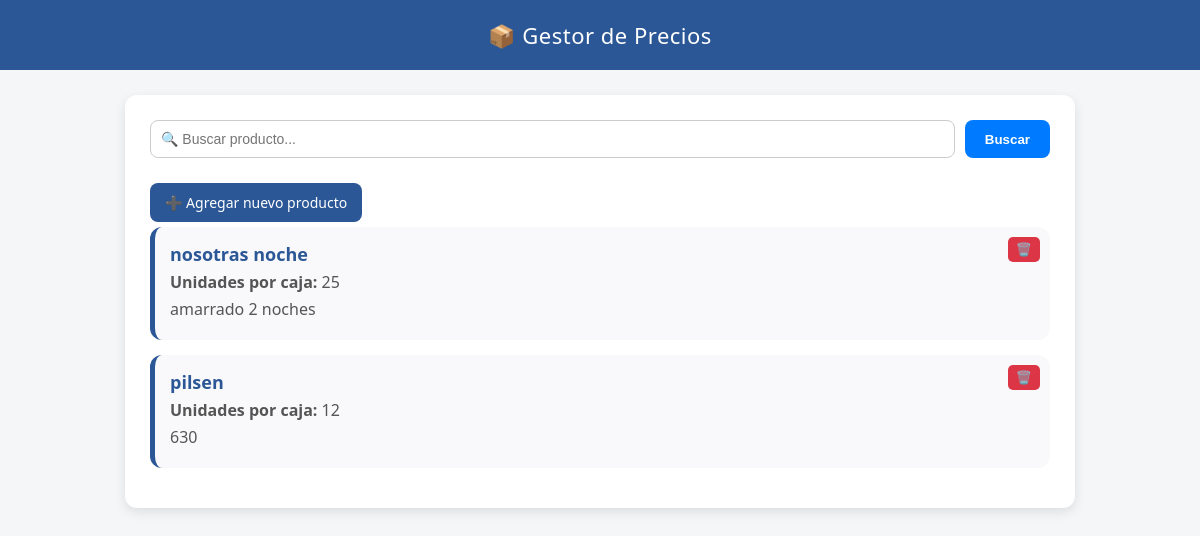
The page / on the database its author committed.
### tables this page shows
CREATE TABLE "productos" (
    id INTEGER PRIMARY KEY AUTOINCREMENT,
    nombre TEXT UNIQUE,
    descripcion TEXT,
    precio_caja REAL,
    unidades_por_caja INTEGER,
    precio_unitario REAL
);

### app.py (the view)
@app.route("/")
def index():
    search = request.args.get("search", "")
    conn = conectar()
    if search:
        productos = ejecutar_sql(conn,
            "SELECT * FROM productos WHERE nombre LIKE ? OR descripcion LIKE ? ORDER BY nombre ASC",
            (f"%{search}%", f"%{search}%"),
            fetch=True
        )
    else:
        productos = ejecutar_sql(conn, "SELECT * FROM productos ORDER BY nombre ASC", fetch=True)
    conn.close()
    return render_template("index.html", productos=productos, search=search)

### app.py (called while the page is built)
def conectar():
    conn = sqlite3.connect("productos.db")
    conn.row_factory = sqlite3.Row
    return conn

def ejecutar_sql(conn, query, params=(), fetch=False):
    cur = conn.cursor()
    cur.execute(query, params)
    if fetch:
        return cur.fetchall()
    conn.commit()
    return None

### templates/index.html (shortened to what this page needs)
<!DOCTYPE html>
<html lang="es">
<head>
</head>
<body>
    <header>📦 Gestor de Precios</header>
    <div class="container">
        <form method="get" action="/">
            <input
                type="text"
                name="search"
                placeholder="🔍 Buscar producto..."
                value="{{ search }}"
            >
            <button type="submit">Buscar</button>
        </form>
        <a href="/agregar" class="btn">➕ Agregar nuevo producto</a>
        {% if productos|length > 0 %}
            {% for producto in productos %}
                <div class="product-card">
                    <button class="delete-btn" onclick="eliminarProducto('{{ producto['id'] }}')">🗑️</button>
                    <a href="/detalle/{{ producto['id'] }}" style="text-decoration:none; color:inherit;">
                        <h2>{{ producto['nombre'] }}</h2>
                        <p><strong>Unidades por caja:</strong> {{ producto['unidades_por_caja'] }}</p>
                        <p>{{ producto['descripcion'] or "Sin descripción" }}</p>
                    </a>
                </div>
            {% endfor %}
        {% else %}
            <p class="no-data">Aún no hay productos registrados.</p>
        {% endif %}
    </div>
</body>
</html>

### templates/index.html (style rules this page uses)
body { font-family: 'Segoe UI', Arial, sans-serif; background-color: #f4f6f8; margin: 0; padding: 0; }
header { background-color: #2b5797; color: white; text-align: center; padding: 20px; font-size: 22px; letter-spacing: 0.5px; }
.container { max-width: 900px; margin: 25px auto; background: white; border-radius: 12px; padding: 25px; box-shadow: 0 4px 12px rgba(0,0,0,0.1); }
.btn { display: inline-block; padding: 10px 15px; border-radius: 8px; text-decoration: none; color: white; background-color: #2b5797; margin: 5px 0; font-size: 14px; transition: background 0.3s ease; }
form { display: flex; flex-wrap: wrap; gap: 10px; margin-bottom: 20px; justify-content: center; }
form input { padding: 10px; flex: 1; min-width: 200px; border-radius: 8px; border: 1px solid #ccc; font-size: 14px; }
form button { padding: 10px 20px; border: none; border-radius: 8px; background-color: #007BFF; color: white; font-weight: bold; cursor: pointer; transition: background 0.3s ease; }
.product-card { background: #f9f9fb; border-radius: 12px; padding: 15px; margin-bottom: 15px; border-left: 5px solid #2b5797; transition: transform 0.15s ease-in-out, background 0.2s; position: relative; }
.delete-btn { position: absolute; top: 10px; right: 10px; background-color: #dc3545; color: white; border: none; border-radius: 5px; padding: 5px 8px; cursor: pointer; font-size: 13px; transition: background 0.3s ease; }
h2 { margin: 0; color: #2b5797; font-size: 18px; }
p { margin: 5px 0; color: #555; }

### rows shown on the page
productos: nombre "nosotras noche", unidades_por_caja "25", descripcion "amarrado 2 noches"
productos: nombre "pilsen", unidades_por_caja "12", descripcion "630"
